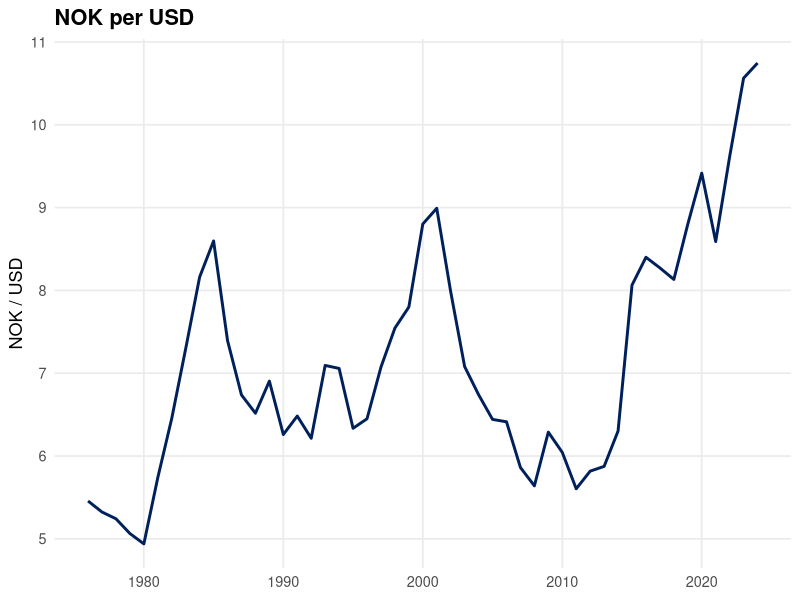
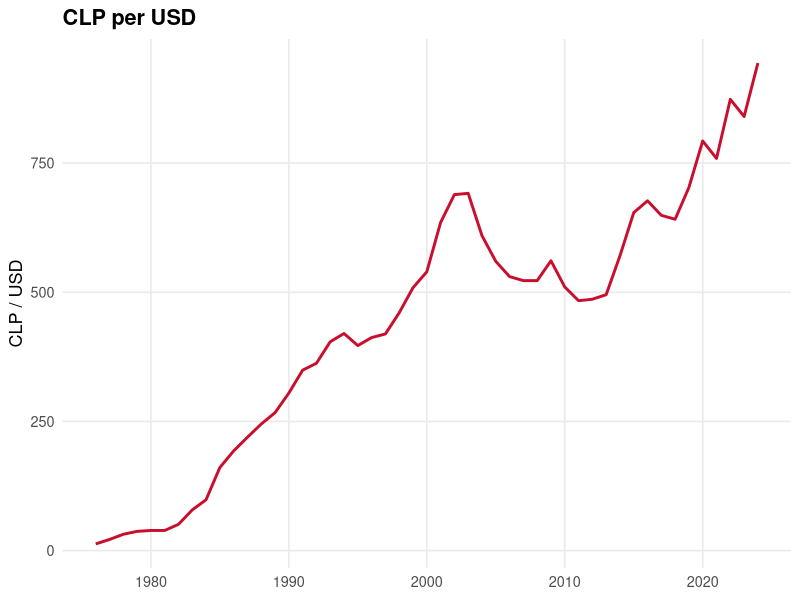
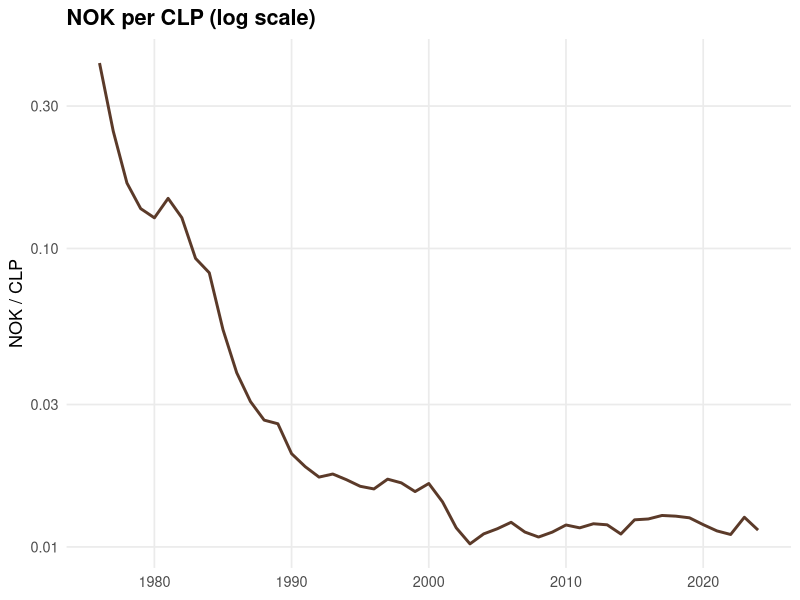
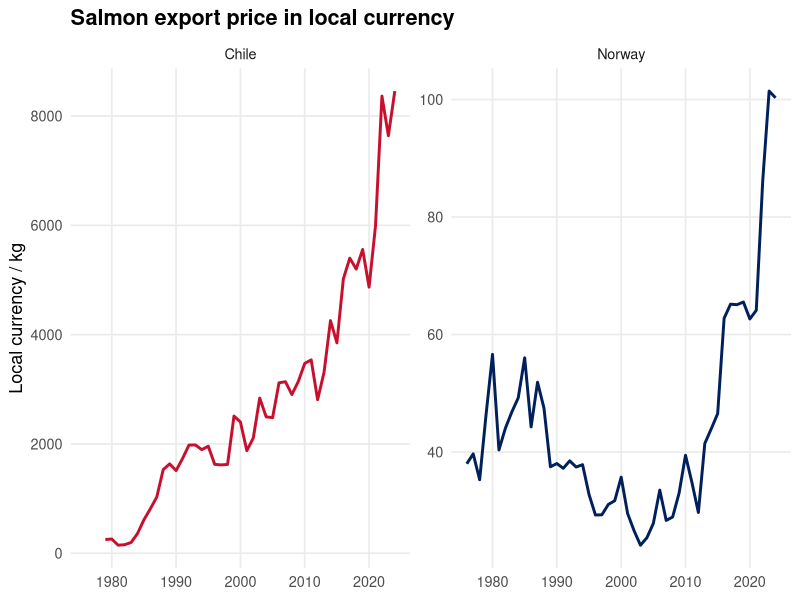

Recreate these plots in R, in order.
library(ggplot2)

# Config

fig_dir <- "output/figures"
dir.create(fig_dir, recursive = TRUE, showWarnings = FALSE)

fx     <- read.csv("data/clean/fx_nok_usd_clp.csv", stringsAsFactors = FALSE)
salmon <- read.csv("data/clean/salmon_trade_with_fx.csv", stringsAsFactors = FALSE)

theme_thesis <- theme_minimal(base_size = 13) +
  theme(panel.grid.minor = element_blank(),
        plot.title = element_text(face = "bold"))

# CLP has depreciated far more than NOK against the dollar over this period,
# so the two are shown on separate panels rather than one shared axis.

p_nok <- ggplot(fx, aes(x = year, y = nok_per_usd)) +
  geom_line(linewidth = 1, color = "#00205B") +
  labs(title = "NOK per USD", x = NULL, y = "NOK / USD") +
  theme_thesis

p_clp <- ggplot(fx, aes(x = year, y = clp_per_usd)) +
  geom_line(linewidth = 1, color = "#C8102E") +
  labs(title = "CLP per USD", x = NULL, y = "CLP / USD") +
  theme_thesis

ggsave(file.path(fig_dir, "fx_nok_usd.png"), p_nok, width = 8, height = 5, dpi = 300)
ggsave(file.path(fig_dir, "fx_clp_usd.png"), p_clp, width = 8, height = 5, dpi = 300)

# NOK/CLP cross rate: how many kroner one peso buys.
# Log scale, since the peso's depreciation against the krone spans
# roughly two orders of magnitude over the sample period.

p_cross <- ggplot(fx, aes(x = year, y = nok_per_clp)) +
  geom_line(linewidth = 1, color = "#5B3A29") +
  scale_y_log10() +
  labs(title = "NOK per CLP (log scale)", x = NULL, y = "NOK / CLP") +
  theme_thesis

ggsave(file.path(fig_dir, "fx_nok_per_clp.png"), p_cross, width = 8, height = 5, dpi = 300)

# Does the USD price convergence survive in local currency terms?
# Each country's price is plotted in its own local currency; the two
# lines are not on the same scale (kroner vs pesos) and are not meant
# to be compared level-to-level, only for shape/trend.

price_local <- salmon[is.finite(salmon$price_local), ]

p_local <- ggplot(price_local, aes(x = year, y = price_local, color = country)) +
  geom_line(linewidth = 1) +
  scale_color_manual(values = c("Chile" = "#C8102E", "Norway" = "#00205B")) +
  facet_wrap(~ country, scales = "free_y") +
  labs(title = "Salmon export price in local currency",
       x = NULL, y = "Local currency / kg", color = NULL) +
  theme_thesis +
  theme(legend.position = "none")

ggsave(file.path(fig_dir, "price_local_currency.png"), p_local,
       width = 9, height = 5, dpi = 300)

cat("Saved FX figures to", fig_dir, "\n")
